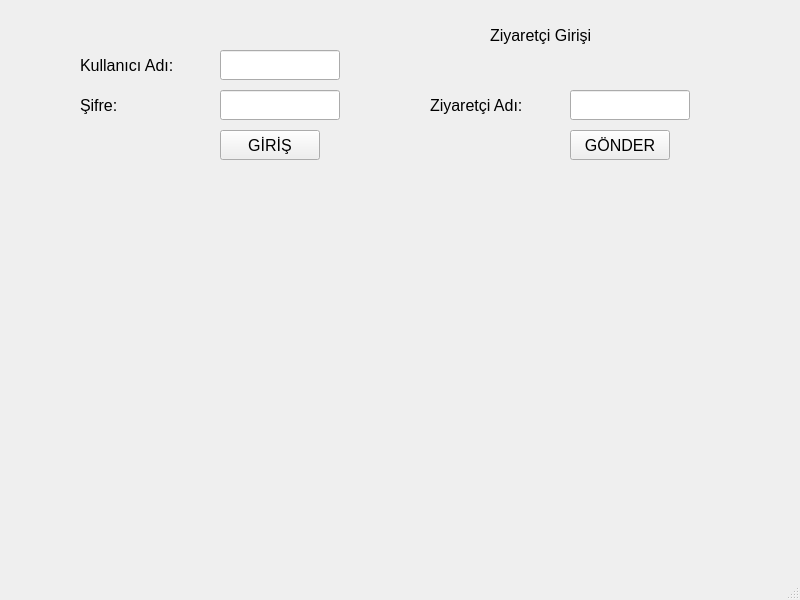
<?xml version="1.0" encoding="UTF-8"?>
<ui version="4.0">
 <class>MainWindow</class>
 <widget class="QMainWindow" name="MainWindow">
  <property name="geometry">
   <rect>
    <x>0</x>
    <y>0</y>
    <width>800</width>
    <height>600</height>
   </rect>
  </property>
  <property name="windowTitle">
   <string>M.A.R.O</string>
  </property>
  <widget class="QWidget" name="centralwidget">
   <widget class="QLabel" name="label">
    <property name="geometry">
     <rect>
      <x>80</x>
      <y>50</y>
      <width>120</width>
      <height>30</height>
     </rect>
    </property>
    <property name="font">
     <font>
      <pointsize>12</pointsize>
     </font>
    </property>
    <property name="text">
     <string>Kullanıcı Adı:</string>
    </property>
   </widget>
   <widget class="QLabel" name="label_2">
    <property name="geometry">
     <rect>
      <x>80</x>
      <y>90</y>
      <width>111</width>
      <height>31</height>
     </rect>
    </property>
    <property name="font">
     <font>
      <pointsize>12</pointsize>
     </font>
    </property>
    <property name="text">
     <string>Şifre:</string>
    </property>
   </widget>
   <widget class="QLineEdit" name="Kullanici_adi">
    <property name="geometry">
     <rect>
      <x>220</x>
      <y>50</y>
      <width>120</width>
      <height>30</height>
     </rect>
    </property>
    <property name="font">
     <font>
      <pointsize>12</pointsize>
     </font>
    </property>
   </widget>
   <widget class="QLineEdit" name="Sifre">
    <property name="geometry">
     <rect>
      <x>220</x>
      <y>90</y>
      <width>120</width>
      <height>30</height>
     </rect>
    </property>
    <property name="font">
     <font>
      <pointsize>12</pointsize>
     </font>
    </property>
    <property name="echoMode">
     <enum>QLineEdit::Password</enum>
    </property>
   </widget>
   <widget class="QPushButton" name="kullanci_button">
    <property name="geometry">
     <rect>
      <x>220</x>
      <y>130</y>
      <width>100</width>
      <height>30</height>
     </rect>
    </property>
    <property name="font">
     <font>
      <pointsize>12</pointsize>
     </font>
    </property>
    <property name="text">
     <string>GİRİŞ</string>
    </property>
   </widget>
   <widget class="QLabel" name="label_3">
    <property name="geometry">
     <rect>
      <x>490</x>
      <y>20</y>
      <width>150</width>
      <height>30</height>
     </rect>
    </property>
    <property name="font">
     <font>
      <pointsize>12</pointsize>
     </font>
    </property>
    <property name="text">
     <string>Ziyaretçi Girişi</string>
    </property>
   </widget>
   <widget class="QLabel" name="label_4">
    <property name="geometry">
     <rect>
      <x>430</x>
      <y>90</y>
      <width>120</width>
      <height>30</height>
     </rect>
    </property>
    <property name="font">
     <font>
      <pointsize>12</pointsize>
     </font>
    </property>
    <property name="text">
     <string>Ziyaretçi Adı:</string>
    </property>
   </widget>
   <widget class="QLineEdit" name="Ziyaretci_girisi">
    <property name="geometry">
     <rect>
      <x>570</x>
      <y>90</y>
      <width>120</width>
      <height>30</height>
     </rect>
    </property>
    <property name="font">
     <font>
      <pointsize>12</pointsize>
     </font>
    </property>
   </widget>
   <widget class="QPushButton" name="ziyaretci_button">
    <property name="geometry">
     <rect>
      <x>570</x>
      <y>130</y>
      <width>100</width>
      <height>30</height>
     </rect>
    </property>
    <property name="font">
     <font>
      <pointsize>12</pointsize>
     </font>
    </property>
    <property name="text">
     <string>GÖNDER</string>
    </property>
   </widget>
  </widget>
  <widget class="QMenuBar" name="menubar">
   <property name="geometry">
    <rect>
     <x>0</x>
     <y>0</y>
     <width>800</width>
     <height>26</height>
    </rect>
   </property>
  </widget>
  <widget class="QStatusBar" name="statusbar"/>
 </widget>
 <resources/>
 <connections/>
</ui>
